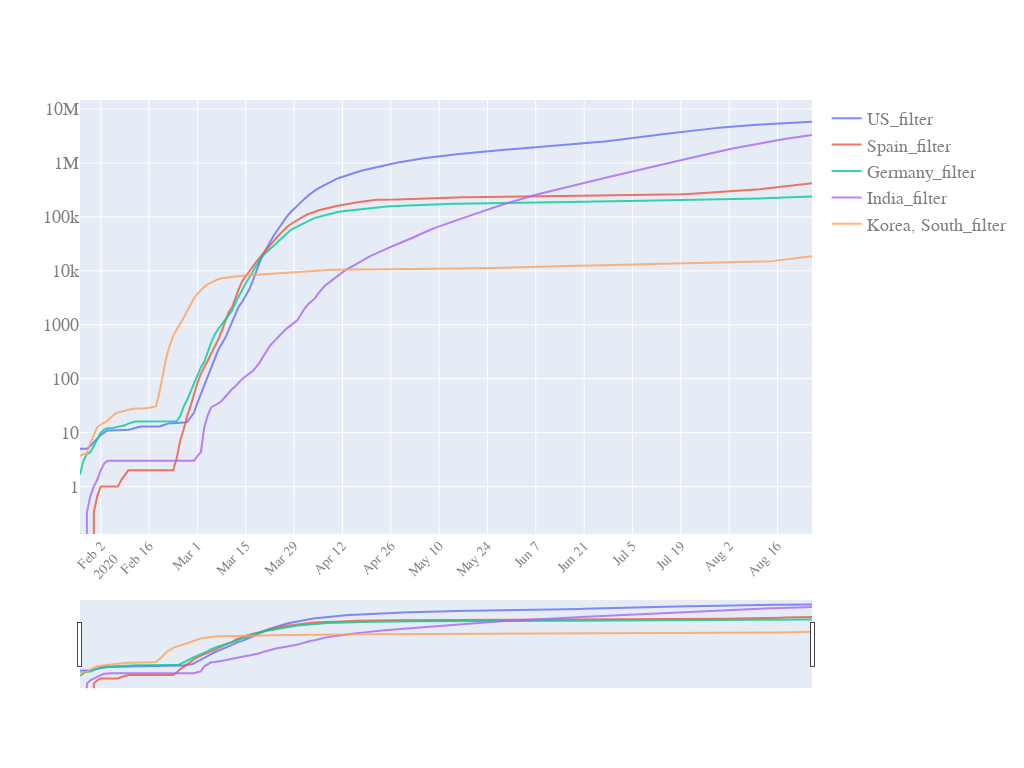

The code cell stored with this chart in its notebook:
### Code cell
start_pos=5
quick_plot(df_analyse.date[start_pos:],
          df_analyse[filter_cols].iloc[start_pos:,:],
          y_scale='log',
          slider=True)

### Figure 1 — Plotly figure (JSON) as saved in the notebook; plotly's stock layout.template omitted (floating-point values rounded to 4 significant figures; data arrays with more than 128 entries replaced by an {"elided": "..."} marker saying what was removed)
{"data": [{"mode": "lines", "name": "US_filter", "opacity": 0.8, "type": "scatter", "x": {"elided": "213 str values"}, "y": {"elided": "213 float values"}}, {"mode": "lines", "name": "Spain_filter", "opacity": 0.8, "type": "scatter", "x": {"elided": "213 str values"}, "y": {"elided": "213 float values"}}, {"mode": "lines", "name": "Germany_filter", "opacity": 0.8, "type": "scatter", "x": {"elided": "213 str values"}, "y": {"elided": "213 float values"}}, {"mode": "lines", "name": "India_filter", "opacity": 0.8, "type": "scatter", "x": {"elided": "213 str values"}, "y": {"elided": "213 float values"}}, {"mode": "lines", "name": "Korea, South_filter", "opacity": 0.8, "type": "scatter", "x": {"elided": "213 str values"}, "y": {"elided": "213 float values"}}], "layout": {"autosize": true, "font": {"color": "#7f7f7f", "family": "PT Sans, monospace", "size": 18}, "height": 768, "width": 1024, "xaxis": {"nticks": 20, "rangeslider": {"visible": true}, "tickangle": -45, "tickfont": {"color": "#7f7f7f", "size": 14}}, "yaxis": {"type": "log"}}}
